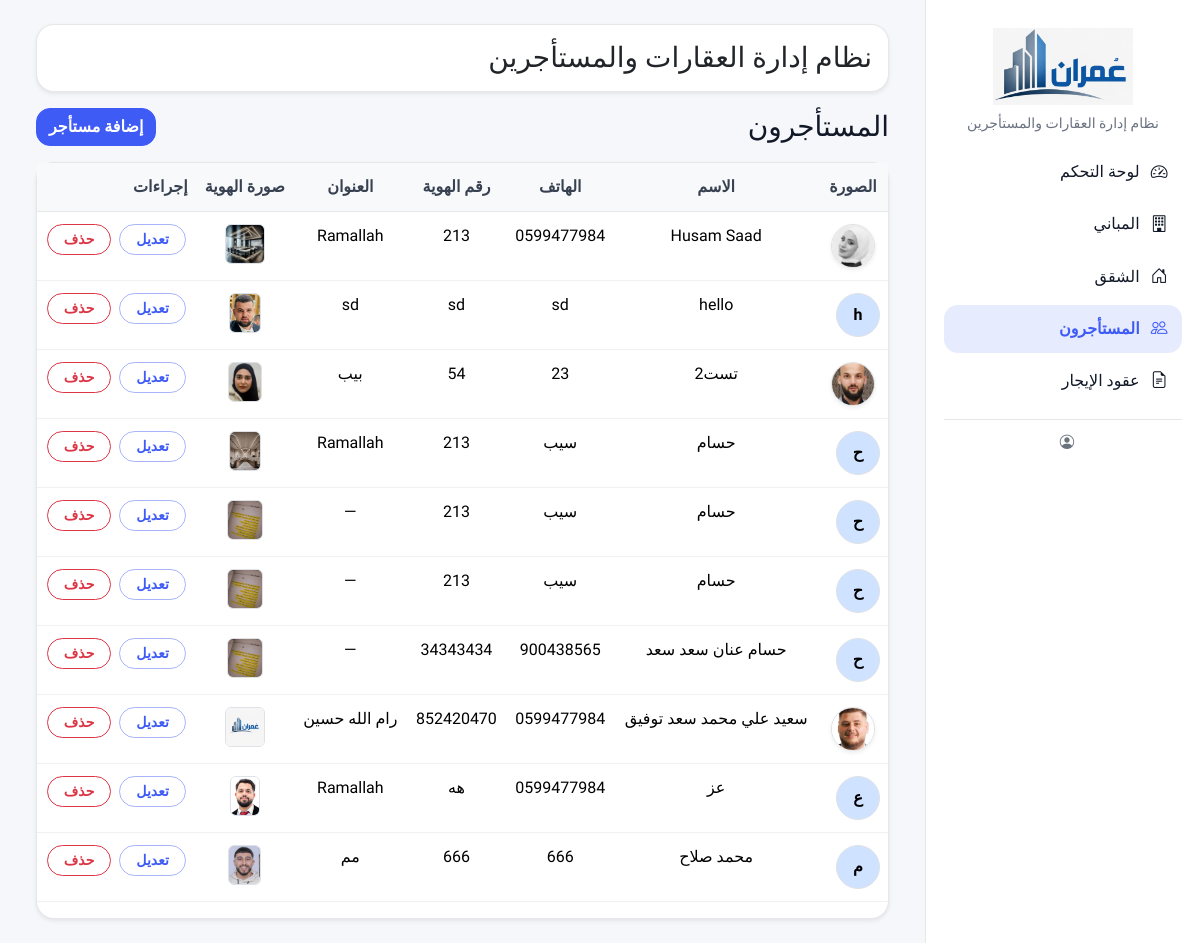
The page /tenants/ on the database its author committed.
### listings/models.py (models this page shows, shortened)
class Tenant(models.Model):
    full_name = models.CharField("اسم المستأجر", max_length=150)
    phone = models.CharField("رقم الهاتف", max_length=50, blank=True)
    id_number = models.CharField("رقم الهوية", max_length=50, blank=True)
    address = models.CharField("العنوان", max_length=255, blank=True)
    photo = models.ImageField(
        "الصورة الشخصية",
        upload_to="tenant_photos/",
        blank=True,
        null=True
    )
    id_image = models.ImageField("صورة الهوية", upload_to="tenant_ids/", blank=True, null=True)
    notes = models.TextField("ملاحظات", blank=True)
    class Meta:
        verbose_name = "مستأجر"
        verbose_name_plural = "المستأجرون"
        ordering = ["full_name"]

### listings/views.py (the view)
# urls.py: path("tenants/", views.tenant_list, name="tenant_list"),
def tenant_list(request):
    tenants = Tenant.objects.all().order_by("full_name")
    is_htmx = request.headers.get("HX-Request")
    template = "listings/partials/tenant_list_partial.html" if is_htmx else "listings/tenant_list.html"
    return render(request, template, {"tenants": tenants})

### listings/templates/listings/tenant_list.html (shortened to what this page needs)
{% extends "layout/base.html" %}
{% block content %}
  {% include "listings/partials/tenant_list_partial.html" %}
{% endblock %}

### listings/templates/listings/partials/tenant_list_partial.html
<div class="d-flex align-items-center justify-content-between mb-3">
  <h3 class="mb-0">المستأجرون</h3>
  <a class="btn btn-primary" hx-get="{% url 'tenant_create' %}" hx-target="#appModalBody" role="button">
    إضافة مستأجر
  </a>
</div>
<div class="card shadow-sm">
  <div class="table-responsive">
    <table class="table text-center">
      <thead class="table-light align-middle">
        <tr>
          <th style="width:70px">الصورة</th>
          <th>الاسم</th>
          <th>الهاتف</th>
          <th>رقم الهوية</th>
          <th>العنوان</th>
          <th>صورة الهوية</th>
          <th class="text-end">إجراءات</th>
        </tr>
      </thead>
      <tbody>
        {% for t in tenants %}
        <tr>
          <td style="width:70px">
            {% if t.photo %}
              <img src="{{ t.photo.url }}"
                   alt="صورة"
                   class="rounded-circle border shadow-sm object-fit-cover"
                   style="width:44px;height:44px;">
            {% else %}
              <div class="rounded-circle bg-primary-subtle border d-flex align-items-center justify-content-center"
                   style="width:44px;height:44px;font-weight:800;">
                {{ t.full_name|slice:":1" }}
              </div>
            {% endif %}
          </td>
          <td>{{ t.full_name }}</td>
          <td>{{ t.phone }}</td>
          <td>{{ t.id_number }}</td>
          <td>{{ t.address|default:"—" }}</td>
          <td>
            {% if t.id_image %}
              <img src="{{ t.id_image.url }}"
                   data-full="{{ t.id_image.url }}"
                   class="rounded border previewable-image"
                   style="height:40px; cursor:pointer;">
            {% else %}
              <span class="text-muted">—</span>
            {% endif %}
          </td>
          <td>
            <div class="d-flex justify-content-center gap-2">
              <a class="btn btn-sm btn-outline-primary rounded-pill px-3"
                 hx-get="{% url 'tenant_edit' t.id %}"
                 hx-target="#appModalBody">
                تعديل
              </a>
              <a class="btn btn-sm btn-outline-danger rounded-pill px-3"
                 hx-get="{% url 'tenant_delete' t.id %}"
                 hx-target="#appModalBody";">
                حذف
              </a>
            </div>
          </td>
        </tr>
        {% empty %}
        <tr>
          <td colspan="7" class="text-center text-muted py-4">
            لا يوجد مستأجرون حالياً.
          </td>
        </tr>
        {% endfor %}
      </tbody>
    </table>
  </div>
</div>

### listings/templates/layout/base.html (style rules this page uses)
:root { --brand: #3F5BF6; --brand-600: #364CE0; --brand-100: rgba(63,91,246,.12); --bg: #F6F7FB; --card: #FFFFFF; --text: #111827; --muted: #6B7280; --border: rgba(17,24,39,.10); --shadow: 0 10px 30px rgba(17,24,39,.08); --radius: 18px; }
body { font-family: 'Cairo', sans-serif; background: var(--bg) !important; color: var(--text); }
.card { background: var(--card); border: 1px solid var(--border); border-radius: var(--radius); box-shadow: 0 6px 18px rgba(17,24,39,.06); }
.table thead th { font-weight: 800; color: #374151; border-bottom: 1px solid var(--border); white-space: nowrap; }
.table td, .table th { padding-top: .75rem; padding-bottom: .75rem; border-color: rgba(17,24,39,.06); }
.btn { border-radius: 14px; font-weight: 700; }
.btn-sm { border-radius: 12px; font-weight: 700; }
.btn-primary { background: var(--brand); border-color: var(--brand); }
.btn-outline-primary { color: var(--brand); border-color: rgba(63,91,246,.45); }
.object-fit-cover { object-fit: cover; }

### rows shown on the page
Tenant: photo (picture), full_name "Husam Saad", phone "0599477984", id_number "213", address "Ramallah", id_image (picture)
Tenant: full_name "h", full_name "hello", phone "sd", id_number "sd", address "sd", id_image (picture)
Tenant: photo (picture), full_name "تست2", phone "23", id_number "54", address "بيب", id_image (picture)
Tenant: full_name "ح", full_name "حسام", phone "سيب", id_number "213", address "Ramallah", id_image (picture)
Tenant: full_name "ح", full_name "حسام", phone "سيب", id_number "213", address "—", id_image (picture)
Tenant: full_name "ح", full_name "حسام", phone "سيب", id_number "213", address "—", id_image (picture)
Tenant: full_name "ح", full_name "حسام عنان سعد سعد", phone "900438565", id_number "34343434", address "—", id_image (picture)
Tenant: photo (picture), full_name "سعيد علي محمد سعد توفيق", phone "0599477984", id_number "852420470", address "رام الله حسين", id_image (picture)
Tenant: full_name "ع", full_name "عز", phone "0599477984", id_number "هه", address "Ramallah", id_image (picture)
Tenant: full_name "م", full_name "محمد صلاح", phone "666", id_number "666", address "مم", id_image (picture)
